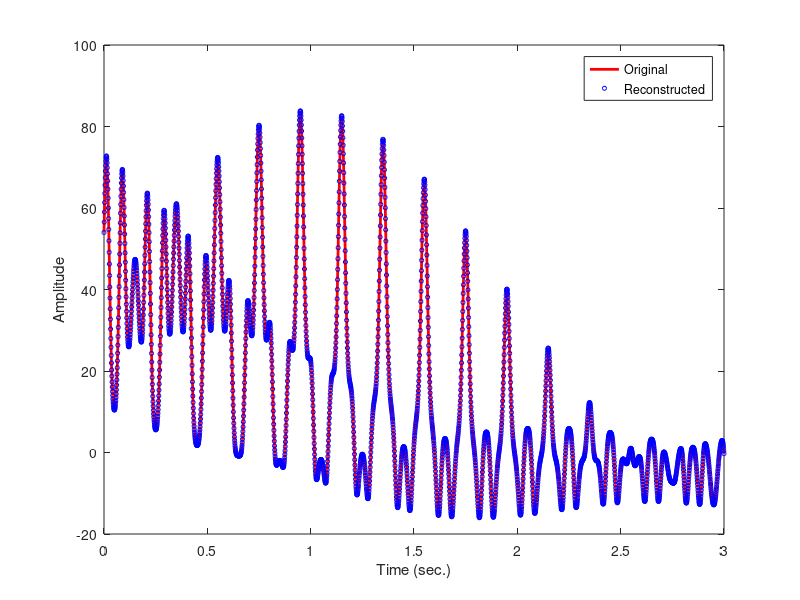

This figure's MATLAB source:
%%
%     Curso do canal ExataMenteS
%     Aula 74 - Transformada Rapida de Fourier FFT
%     Se inscreva no canal e nos ajude a crescer <3
%     https://www.youtube.com/channel/UCZyFebN0_gF2yy5fhVhlXtA
%     Professor: Joao Pinheiro
%     Copyright https://github.com/joaomh
%%

% Signal
% Number of time points
Npoints   = 10000; % BE CAREFUL WITH THIS NUMBER!
                   % DTFT is O(n^2)
Signal = randn(1,Npoints);

%  DTFT
% Timer
tic;

% Init
FourierTime = (0:Npoints-1)/Npoints;
FourierCoefs   = zeros(size(Signal));

for i = 1:Npoints
    ComplexSineWave = exp( -1j*2*pi*(i-1)*FourierTime );
    FourierCoefs(i) = sum( Signal.*ComplexSineWave );
end

% Timer for DTFT
t(1) = toc;

% Time the FFT
tic;
FourierCoefsFFT = fft(Signal);
t(2) = toc;

%% The Fast Inverse Fourier transform
% IFFT

% Signal
FreqRange = 1000;
time  = 0:1/FreqRange:3;
SineWave1 = 3 + sin( 2*pi*15*time );
SineWave2 = 3*cos( sin(2*pi*5*time)+time );
Signal  = SineWave1 .* SineWave2 .* ( SineWave1 + SineWave2 );

% Reconstructed signal using IFFT
ReconSig = ifft( fft(Signal) );

figure(1), clf
plot(time,Signal,'r-','linew',2)
hold on
plot(time,ReconSig,'bo','markersize',3)
xlabel('Time (sec.)'), ylabel('Amplitude')
legend({'Original';'Reconstructed'})
zoom on
